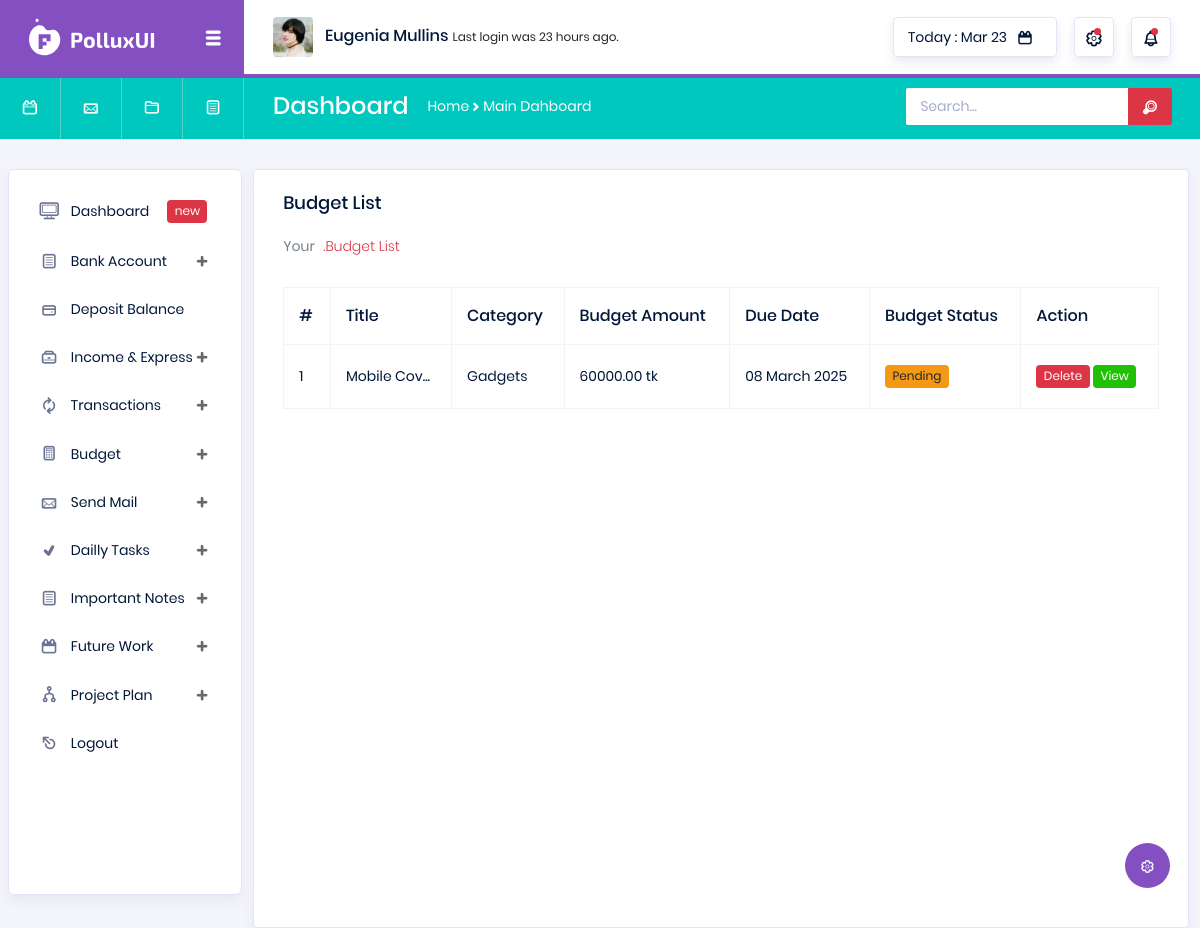
The app's page /view-budget-list/ (signed in), older data.
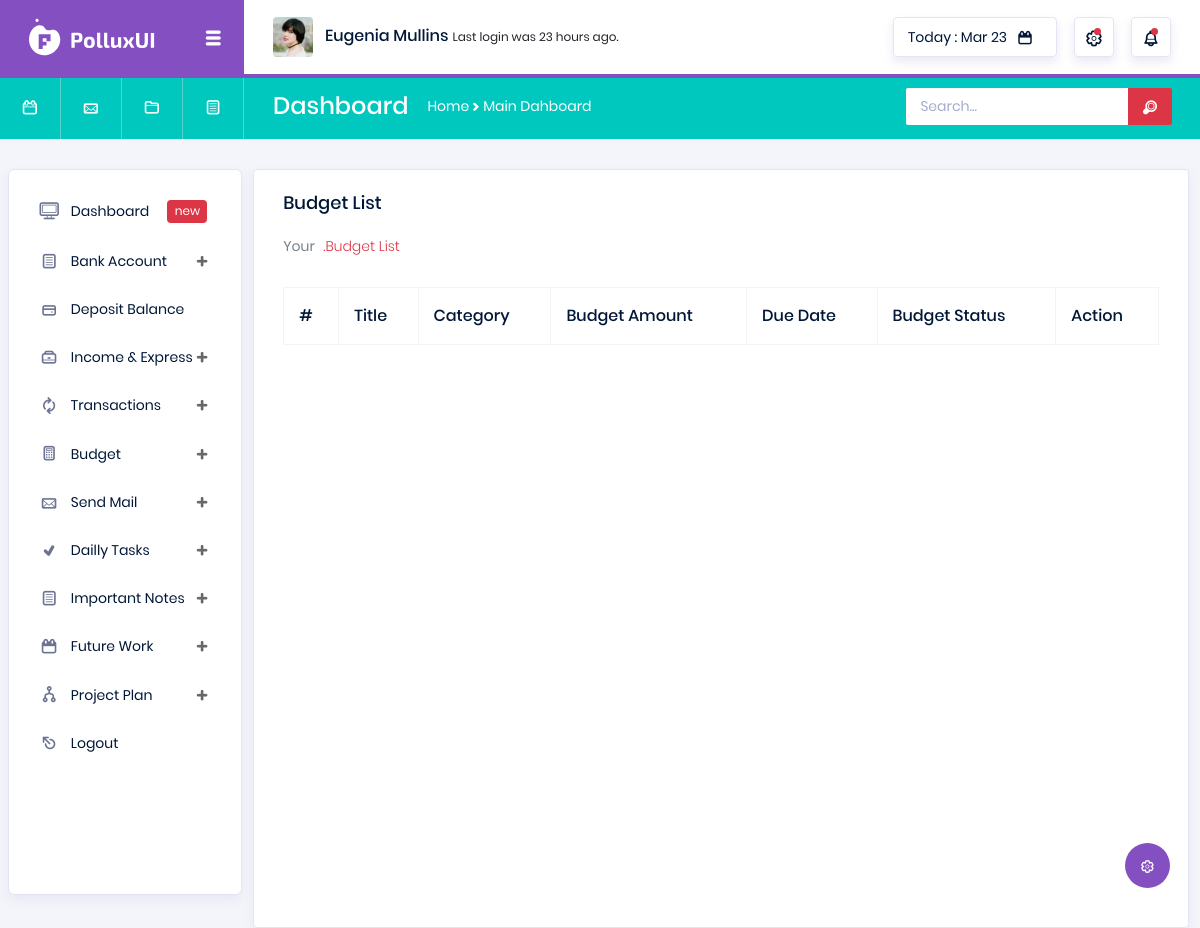
The same page, newer data.
### utils/models.py (models this page shows, shortened)
class Budget(models.Model):
    user = models.ForeignKey(User, on_delete=models.CASCADE)
    title = models.CharField(max_length=255)
    category = models.ForeignKey(BudgetCategory, on_delete=models.CASCADE)
    amount = models.DecimalField(max_digits=10, decimal_places=2)
    due_date = models.DateField()
    is_completed = models.BooleanField(default=False)
    created_at = models.DateTimeField(auto_now_add=True)

class BudgetCategory(models.Model):
    user = models.ForeignKey(User, on_delete=models.CASCADE)
    cat_name = models.CharField(max_length=160)
    create_at = models.DateTimeField(auto_now_add=True)

### utils/views.py (the view)
# urls.py: path('view-budget-list/', views.view_budget, name='view_budget'),
@login_required
def view_budget(request):
    user = request.user
    try:
        budgets = Budget.objects.filter(user=user)
    except Exception as e:
        messages.warning(request, 'something wrong!')
        return redirect('utils:view_budget')
    return render(request, 'utils/budget_list.html', context={'budgets':budgets})

### templates/utils/budget_list.html (shortened to what this page needs)
{% extends 'base.html' %}
{% load static %}
{% block body %}
<div class="col-lg-12 grid-margin stretch-card">
  <div class="card">
    <div class="card-body">
      <h4 class="card-title">Budget List</h4>
      <p class="card-description">
        Your <code>.Budget List</code>
      </p>
      <div class="table-responsive pt-3">
        <table class="table table-bordered">
          <thead>
            <tr>
              <th>
                #
              </th>
              <th>
                Title
              </th>
              <th>
                Category
              </th>
              <th>
                Budget Amount
              </th>
              <th>
                Due Date
              </th>
              <th>
                Budget Status
              </th>
              <th>
                Action
              </th>
            </tr>
          </thead>
          <tbody>
            {% for budget in budgets %}
            <tr>
              <td>
                {{forloop.counter}}
              </td>
              <td>
                {{budget.title|slice:10}}...
              </td>
              <td>
                {{budget.category.cat_name}}
              </td>
              <td>
                {{budget.amount}} tk
              </td>
              <td>
                {{budget.due_date|date:"d F Y"}}
              </td>
              <td>
                {% if budget.is_completed %}
                <span class="badge" style="background-color: #57c7d4; color: white;">Completed</span>
                {% else %}
                <span class="badge badge-warning">Pending</span>
                {% endif %}
              </td>
              <td>
                <span class="badge badge-danger" style="cursor: pointer" onclick="deleteConfirmation({{budget.id}}, 'budget')" data-toggle="modal" data-target="#exampleModal">Delete</span>
                <a href="" class="badge badge-success" data-toggle="modal"
                  data-target="#exampleModalCenter{{ budget.id }}">View</a>
              </td>
            </tr>
            {% endfor %}
          </tbody>
        </table>
      </div>
    </div>
  </div>
</div>
{% endblock %}

### templates/base.html (shortened to what this page needs)
<!DOCTYPE html>
{% load static %}
<html lang="en">
<head>
  <link rel="stylesheet" href="{% static 'vendors/typicons/typicons.css' %}">
  <link rel="stylesheet" href="{% static 'vendors/css/vendor.bundle.base.css' %}">
  <link rel="stylesheet" href="{% static 'css/vertical-layout-light/style.css' %}">
</head>
<body>
  <div class="container-scroller">
    {% include 'shared/navbar.html' %}
    {% include 'shared/header.html' %}
    <div class="container-fluid page-body-wrapper">
      <div class="theme-setting-wrapper">
        <div id="settings-trigger"><i class="typcn typcn-cog-outline"></i></div>
      </div>
      {% include 'shared/sidebar.html' %}
      <div class="main-panel">
        {% block body %}
        {% endblock %}
      </div>
    </div>
  </div>
</body>
</html>

### templates/shared/navbar.html (shortened to what this page needs)
{% load static %}
<nav class="navbar col-lg-12 col-12 p-0 fixed-top d-flex flex-row">
    <div class="navbar-brand-wrapper d-flex justify-content-center">
      <div class="navbar-brand-inner-wrapper d-flex justify-content-between align-items-center w-100">
        <a class="navbar-brand brand-logo" href="index.html"><img src="{% static 'images/logo.svg' %}" alt="logo"/></a>
        <button class="navbar-toggler navbar-toggler align-self-center" type="button" data-toggle="minimize">
          <span class="typcn typcn-th-menu"></span>
        </button>
      </div>
    </div>
    <div class="navbar-menu-wrapper d-flex align-items-center justify-content-end">
      <ul class="navbar-nav mr-lg-2">
        <li class="nav-item nav-profile dropdown">
          <a class="nav-link" href="#" data-toggle="dropdown" id="profileDropdown">
            <img src="{% static 'images/faces/face5.jpg' %}" alt="profile"/>
            <span class="nav-profile-name">Eugenia Mullins</span>
          </a>
        </li>
        <li class="nav-item nav-user-status dropdown">
            <p class="mb-0">Last login was 23 hours ago.</p>
        </li>
      </ul>
      <ul class="navbar-nav navbar-nav-right">
        <li class="nav-item nav-date dropdown">
          <a class="nav-link d-flex justify-content-center align-items-center" href="javascript:;">
            <h6 class="date mb-0">Today : Mar 23</h6>
            <i class="typcn typcn-calendar"></i>
          </a>
        </li>
        <li class="nav-item dropdown">
          <a class="nav-link count-indicator dropdown-toggle d-flex justify-content-center align-items-center" id="messageDropdown" href="#" data-toggle="dropdown">
            <i class="typcn typcn-cog-outline mx-0"></i>
            <span class="count"></span>
          </a>
        </li>
        <li class="nav-item dropdown mr-0">
          <a class="nav-link count-indicator dropdown-toggle d-flex align-items-center justify-content-center" id="notificationDropdown" href="#" data-toggle="dropdown">
            <i class="typcn typcn-bell mx-0"></i>
            <span class="count"></span>
          </a>
        </li>
      </ul>
    </div>
  </nav>

### templates/shared/header.html
<nav class="navbar-breadcrumb col-xl-12 col-12 d-flex flex-row p-0">
    <div class="navbar-links-wrapper d-flex align-items-stretch">
      <div class="nav-link">
        <a href="javascript:;"><i class="typcn typcn-calendar-outline"></i></a>
      </div>
      <div class="nav-link">
        <a href="javascript:;"><i class="typcn typcn-mail"></i></a>
      </div>
      <div class="nav-link">
        <a href="javascript:;"><i class="typcn typcn-folder"></i></a>
      </div>
      <div class="nav-link">
        <a href="javascript:;"><i class="typcn typcn-document-text"></i></a>
      </div>
    </div>
    <div class="navbar-menu-wrapper d-flex align-items-center justify-content-end">
      <ul class="navbar-nav mr-lg-2">
        <li class="nav-item ml-0">
          <h4 class="mb-0">Dashboard</h4>
        </li>
        <li class="nav-item">
          <div class="d-flex align-items-baseline">
            <p class="mb-0">Home</p>
            <i class="typcn typcn-chevron-right"></i>
            <p class="mb-0">Main Dahboard</p>
          </div>
        </li>
      </ul>
      <ul class="navbar-nav navbar-nav-right">
        <li class="nav-item nav-search d-none d-md-block mr-0">
          <div class="input-group">
            <input type="text" class="form-control" placeholder="Search..." aria-label="search" aria-describedby="search">
            <div class="input-group-prepend">
              <span class="input-group-text" id="search">
                <i class="typcn typcn-zoom"></i>
              </span>
            </div>
          </div>
        </li>
      </ul>
    </div>
  </nav>

### templates/shared/sidebar.html (shortened to what this page needs)
{% load static %}
<nav class="sidebar sidebar-offcanvas" id="sidebar">
    <ul class="nav">
      <li class="nav-item">
        <a class="nav-link" href="/">
          <i class="typcn typcn-device-desktop menu-icon"></i>
          <span class="menu-title">Dashboard</span>
          <div class="badge badge-danger">new</div>
        </a>
      </li>
      <li class="nav-item">
        <a class="nav-link" data-toggle="collapse" href="#ui-basic2" aria-expanded="false" aria-controls="ui-basic2">
          <i class="typcn typcn-document-text menu-icon"></i>
          <span class="menu-title">Bank Account</span>
          <i class="menu-arrow"></i>
        </a>
      </li>
      <li class="nav-item">
        <a class="nav-link" href="{% url 'transaction:deposit_blance' %}">
          <i class="typcn typcn-credit-card menu-icon"></i>
          <span class="menu-title">Deposit Balance</span>
        </a>
      </li>
      <li class="nav-item">
        <a class="nav-link" data-toggle="collapse" href="#form-elements" aria-expanded="false" aria-controls="form-elements">
          <i class="typcn typcn-briefcase menu-icon"></i>
          <span class="menu-title">Income & Express</span>
          <i class="menu-arrow"></i>
        </a>
      </li>
      <li class="nav-item">
        <a class="nav-link" data-toggle="collapse" href="#ui-basic" aria-expanded="false" aria-controls="ui-basic">
          <i class="typcn typcn-arrow-sync menu-icon"></i>
          <span class="menu-title">Transactions</span>
          <i class="menu-arrow"></i>
        </a>
      </li>
      <li class="nav-item">
        <a class="nav-link" data-toggle="collapse" href="#charts" aria-expanded="false" aria-controls="charts">
          <i class="typcn typcn-calculator menu-icon"></i>
          <span class="menu-title">Budget</span>
          <i class="menu-arrow"></i>
        </a>
      </li>
      <li class="nav-item">
        <a class="nav-link" data-toggle="collapse" href="#tables" aria-expanded="false" aria-controls="tables">
          <i class="typcn typcn-mail menu-icon"></i>
          <span class="menu-title">Send Mail</span>
          <i class="menu-arrow"></i>
        </a>
      </li>
      <li class="nav-item">
        <a class="nav-link" data-toggle="collapse" href="#icons" aria-expanded="false" aria-controls="icons">
          <i class="typcn typcn-tick menu-icon"></i>
          <span class="menu-title">Dailly Tasks</span>
          <i class="menu-arrow"></i>
        </a>
      </li>
      <li class="nav-item">
        <a class="nav-link" data-toggle="collapse" href="#auth" aria-expanded="false" aria-controls="auth">
          <i class="typcn typcn-document-text menu-icon"></i>
          <span class="menu-title">Important Notes</span>
          <i class="menu-arrow"></i>
        </a>
      </li>
      <li class="nav-item">
        <a class="nav-link" data-toggle="collapse" href="#Futureworkd" aria-expanded="false" aria-controls="Futureworkd">
          <i class="typcn typcn-calendar menu-icon"></i>
          <span class="menu-title">Future Work</span>
          <i class="menu-arrow"></i>
        </a>
      </li>
      <li class="nav-item">
        <a class="nav-link" data-toggle="collapse" href="#projectpln" aria-expanded="false" aria-controls="projectpln">
          <i class="typcn typcn-flow-merge menu-icon"></i>
          <span class="menu-title">Project Plan</span>
          <i class="menu-arrow"></i>
        </a>
      </li>
      <li class="nav-item">
        <a class="nav-link" href="{% url 'logout' %}">
          <i class="typcn typcn-eject menu-icon"></i>
          <span class="menu-title">Logout</span>
        </a>
      </li>
    </ul>
  </nav>

Row changes from the older to the newer data that the page shows:
removed Budget: title "Mobile Cov", category.cat_name "Gadgets", amount "60000.00", due_date "08 March 2025", is_completed "Pending"
